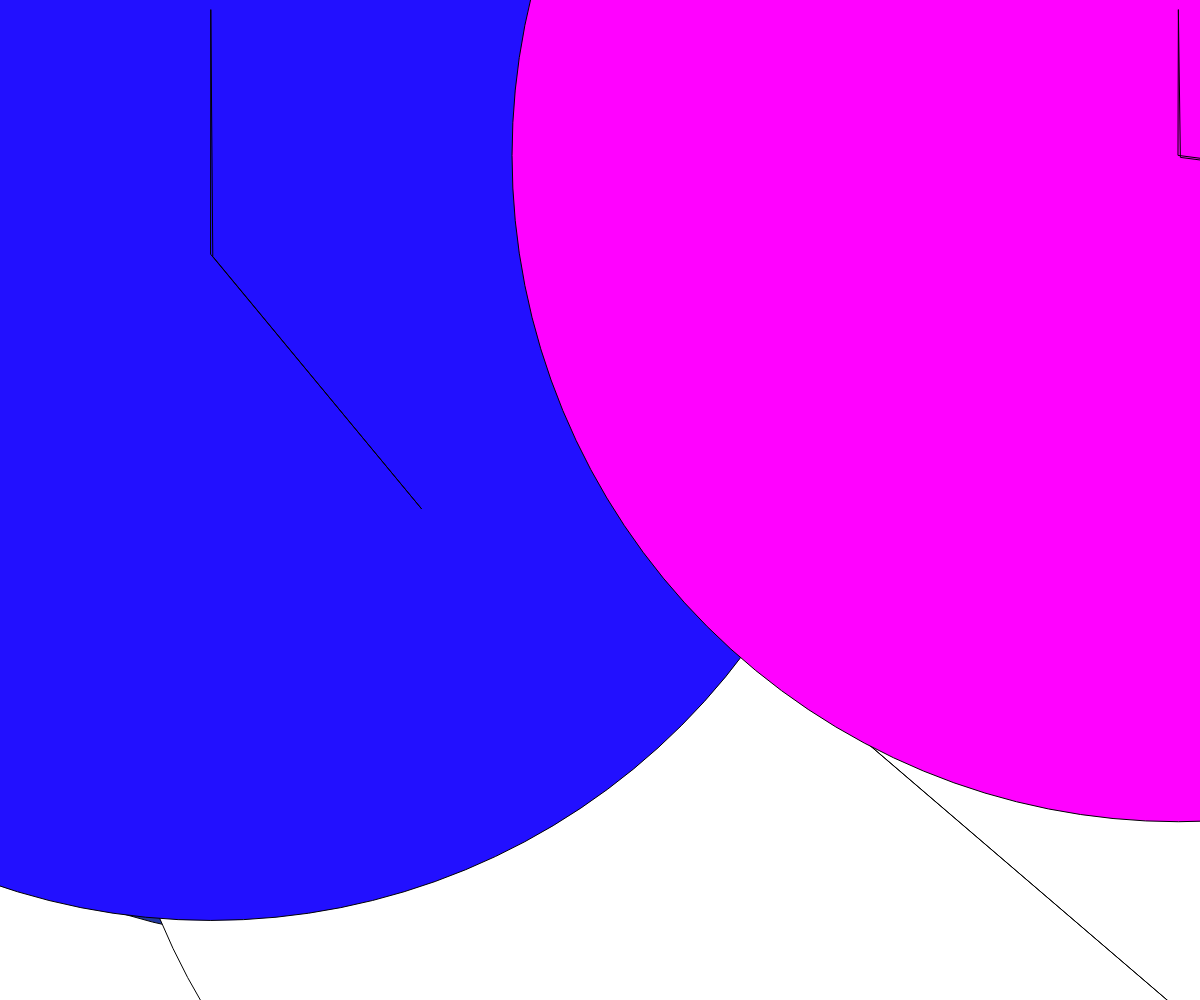
Frame 1 (no input)
Frame 60 (no input): identical to frame 1, image omitted
Frame 120 (the mouse pressed at the canvas centre since frame 60): identical to frame 1, image omitted

The p5.js sketch that drew this single still picture (run headless with seeded random() and noise() and a simulated clock; from frame 60 on, the mouse is pressed at the canvas centre):

// p5.js sketch
// ── sketch.js
function setup() {
  
    createCanvas(windowWidth,windowHeight);

  



    background(0);

    for(var i = 0; i <20000; i = i+10){
        var x = random(width);
        var y = random(height);
        var r = random(i);
        fill(random(x),random(y),random(i));
        ellipse(x,y,i/15);
        quad(x,y,x*2,y*2,x+2,y+2,x,+10,y+10);
        
    }

    



    
}

function draw() {
   
}
function windowResized() {
    resizeCanvas(windowWidth, windowHeight);
  }
